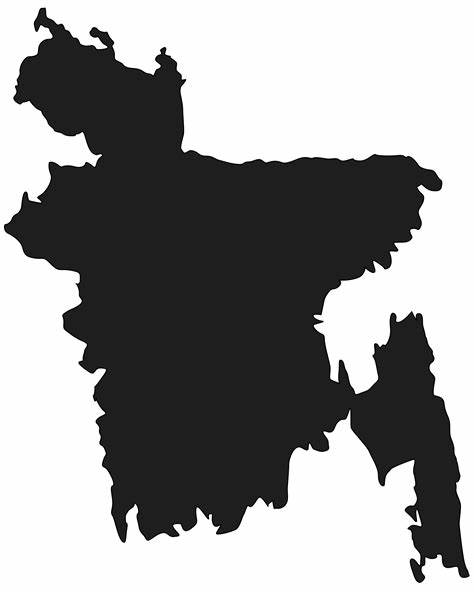
#> input picture Lab4_Fourier_Domain_Filtering/Fourier_Assignment/Single_Contour/bangladesh.jpg, 474 x 592 px
$ python fourier_assignment.py
#> lines starting #> are read from the running program, lines starting #| are printed output that depends on the picture; after the words box and inside, x2 and y2 are one past the last pixel; in counts of white or black regions, pixels touching at a corner belong together
import cv2 # for finding contours to extract points of figure
import matplotlib.pyplot as plt # for plotting and creating figures
import numpy as np # for easy and fast number calculation
from math import tau # tau is constant number = 2*PI
from scipy.integrate import quad_vec # for calculating definite integral
from tqdm import tqdm # for progress bar
import matplotlib.animation as animation # for compiling animation and exporting video

# function to generate x+iy at given time t
def f(t, t_list, x_list, y_list):
    return np.interp(t, t_list, x_list + 1j*y_list)

# reading the image and converting to greyscale mode
img = cv2.imread("bangladesh.jpg")
#> img is the input picture: shape (592, 474, 3); min 0, max 255, mean 149.1
#img = cv2.resize(img, (300,500))
cv2.imshow('Input Colored Image', img)
cv2.waitKey(0)
cv2.destroyAllWindows()
img_gray = cv2.cvtColor(img, cv2.COLOR_BGR2GRAY)
# [4 lines of commented-out code are left out]

blurred = cv2.GaussianBlur(img_gray, (3, 3), 0)
# Apply Canny edge detection
edges = cv2.Canny(blurred, 30, 150)  # You can adjust these thresholds as needed
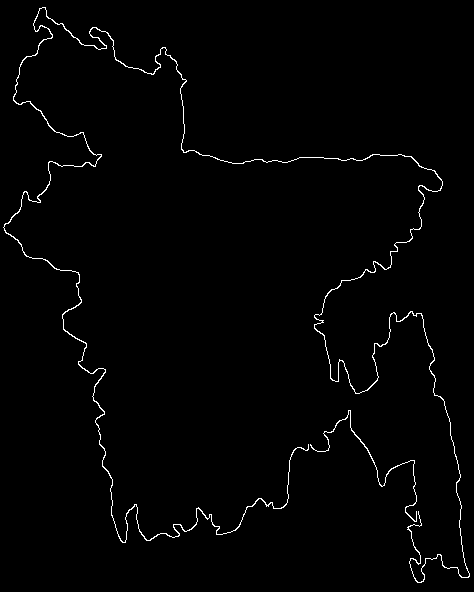
#> edges: shape (592, 474); 1.3% white in thin lines or dots

# Display the result
cv2.imshow('Canny Edge Detection', edges)
cv2.waitKey(0)
cv2.destroyAllWindows()
cv2.imwrite("bangladesh_canny_edge.jpg", edges)
# finding the contours in the image
# making pure black and white image
ret, thresh = cv2.threshold(img_gray, 127, 255, 0)
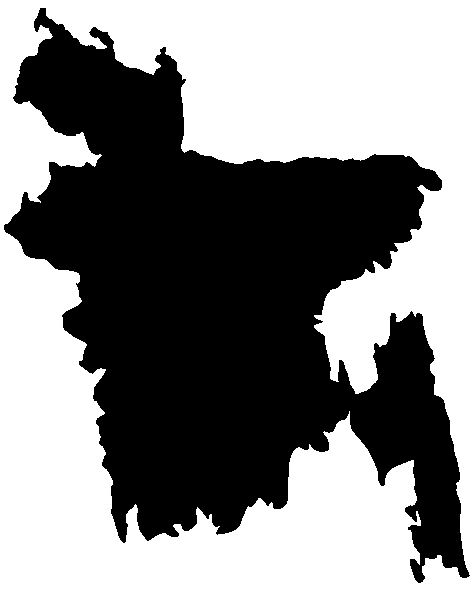
#> thresh: shape (592, 474); 53.2% white; 1 black region
# finding available contours i.e closed loop objects
contours, hierarchy = cv2.findContours(thresh, cv2.RETR_TREE, cv2.CHAIN_APPROX_NONE)
#> contours = 2 contours; box (x1, y1, x2, y2) and area: (0, 0, 474, 592) 279543, (3, 7, 471, 584) 132765
# contour at index 1 is the one looking for
contours = np.array(contours[1])
#> contours = contour of 3032 points, box (x1, y1, x2, y2) (3, 7, 471, 584), area 132765

# displaying the contours on the original image
cv2.drawContours(img, contours, -1, (0,255,0), 3)
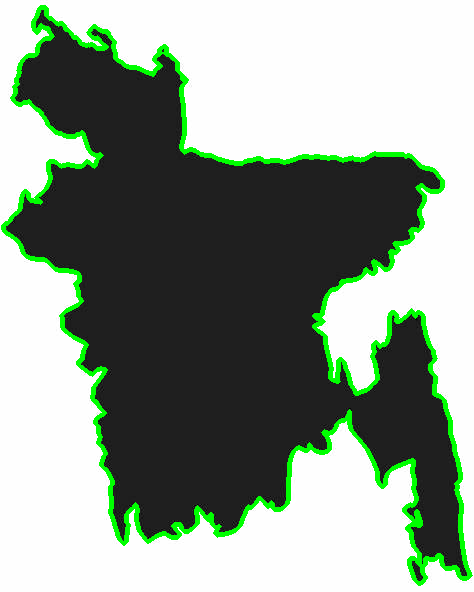
#> img: shape (592, 474, 3); 5.29% of pixels changed, all inside (x1, y1, x2, y2) = (1, 5, 473, 586)
cv2.imshow('Contours', img)
cv2.imwrite("bangladesh_contours.jpg", img)
cv2.waitKey(0)
cv2.destroyAllWindows()

# splitting the co-ordinate points of the contour
# reshaping this to make it 1D array
x_list, y_list = contours[:, :, 0].reshape(-1,), -contours[:, :, 1].reshape(-1,)
#> x_list = 3032 values, max 470 at index 1405, min 3 at index 2635, mean 249.9; y_list = 3032 values, max -7 at index 1, min -583 at index 1493, mean -317.2

# centering the contour to origin
x_list = x_list - np.mean(x_list)
#> x_list = 3032 values, max 220.1 at index 1405, min -246.9 at index 2635, mean 9.6e-15
y_list = y_list - np.mean(y_list)
#> y_list = 3032 values, max 310.2 at index 1, min -265.8 at index 1493, mean 1.92e-14

# visualizing the contour
fig = plt.figure()
ax = fig.add_subplot(111)
ax.plot(x_list, y_list)

# later these data will be needed to fix the size of figure
xlim_data = plt.xlim()
ylim_data = plt.ylim()
plt.show()
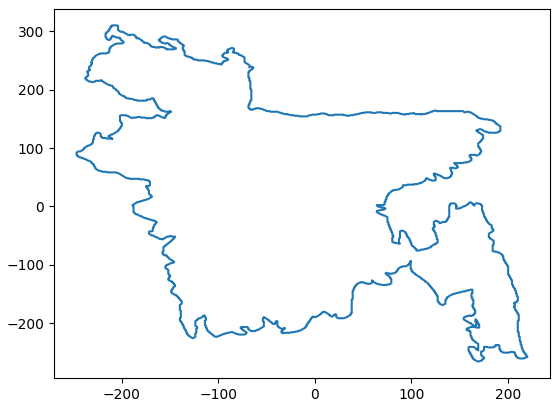
#> figure drawn by matplotlib, 1 panel

# time data from 0 to 2*PI as x,y is the function of time
t_list = np.linspace(0, tau, len(x_list))
#> t_list = 3032 values from 0 to 6.28
# now we can relate f(t) -> x,y

# Now finding fourier coefficient from -n to n circles
# ..., c-3, c-2, c-1, c0, c1, c2, c3, ...
order = 100 # -order to order i.e -100 to 100

print("generating coefficients ...")
# computing fourier coefficients from -order to order
c = []
pbar = tqdm(total=(order*2+1))
# calculating the coefficients from -order to order
for n in range(-order, order+1):
    # calculating definite integration from 0 to 2*PI using formula
#> (the run stopped early here; a loop or call above may not have finished)
